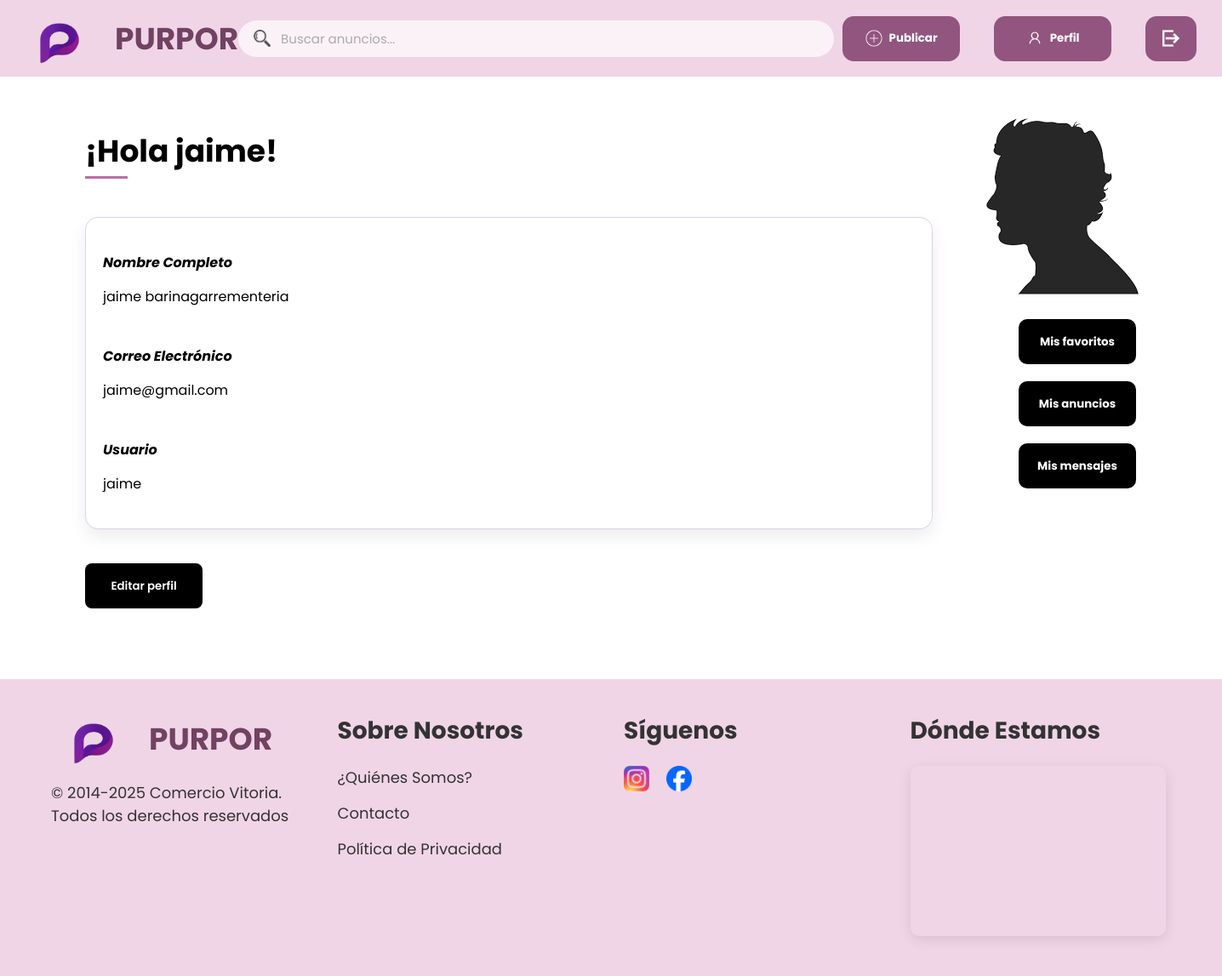
The app's page /programa/index.php?controller=UsuariosController&accion=perfil (signed in) with its own data.
### tables this page shows
CREATE TABLE IF NOT EXISTS `usuarios` (
  `id` int NOT NULL AUTO_INCREMENT,
  `user_name` varchar(255) NOT NULL,
  `password` varchar(500) NOT NULL,
  `nombre` varchar(255) NOT NULL,
  `apellidos` varchar(255) NOT NULL,
  `email` varchar(255) NOT NULL,
  `fecha_nacimiento` date NOT NULL,
  `tipo_usuario` enum('usuario','admin') NOT NULL DEFAULT 'usuario',
  `telefono` varchar(20) DEFAULT NULL,
  PRIMARY KEY (`id`),
  UNIQUE KEY `user_name` (`user_name`)
);

### programa/controllers/BaseController.php (called while the page is built, shortened)
<?php
class BaseController {
    protected function render($view, $data = []) {
        extract($data);
        require __DIR__ . "/../views/{$view}";
    }
}

### programa/controllers/UsuariosController.php (called while the page is built, shortened)
<?php
require_once __DIR__ . '/BaseController.php';
require_once __DIR__ . '/../models/UsuariosModel.php';
class UsuariosController extends BaseController {
    public function perfil() {
        $usuario = UsuariosModel::getById($_SESSION['id']);
        $this->render('perfilUsuario.php', ['usuario' => $usuario]);
    }
}

### programa/Router.php (called while the page is built, shortened)
<?php
class Router {
    public static function dispatch() {
        $controllerName = $_GET['controller'] ?? 'ComerciosController';
        $action = $_GET['accion'] ?? 'index';
        self::loadController($controllerName, $action);
    }
    private static function loadController($controllerName, $action) {
        $controller = new $controllerName();
        $controller->$action();
    }
}

### programa/index.php (called while the page is built)
<?php
require_once 'Router.php';
Router::dispatch();

### programa/models/UsuariosModel.php (called while the page is built, shortened)
<?php
class UsuariosModel {
    public static function getById($id) {
        $dbh = Database::getConnection();
        $stmt = $dbh->prepare("SELECT *
                                FROM usuarios
                                WHERE id = :id");
        $stmt->execute([
            'id' => $id
        ]);
        return $stmt->fetch(PDO::FETCH_ASSOC);
    }
}

### programa/views/perfilUsuario.php (the view, shortened to what this page needs)
<?php
require_once __DIR__ . '/../models/UsuariosModel.php';
$usuario = UsuariosModel::getById($_SESSION['id']);
?>
<!DOCTYPE html>
<html>
<head>
    <link rel="stylesheet" href="css/perfilUsuario.css">
    <link rel="stylesheet" href="css/header.css">
    <link rel="stylesheet" href="css/registrarse.css">
    <link rel="stylesheet" href="css/iniciarSesion.css">
    <link rel="stylesheet" href="css/footerStyle.css">
    <link rel="stylesheet" href="css/tarjetas.css">
    <link rel="stylesheet" href="css/popup.css">
    <link rel="stylesheet" href="css/editarAnuncio.css">
</head>
<body>
<?php require_once 'layout/header.php'; ?>
<div id="contenedor-principal">
  <div id="info">
      <div id="div-saludo">
          <p id="saludo">¡Hola <?php echo htmlspecialchars($usuario['nombre']); ?>!</p>
      </div>
      <div id="datos">
          <p id="nombre-apellidos">
              <p class="datos">Nombre Completo</p> <?php echo htmlspecialchars($usuario['nombre'] . ' ' . $usuario['apellidos']); ?>
          </p>
          <p id="email"><p class="datos">Correo Electrónico</p> <?php echo htmlspecialchars($usuario['email']); ?></p>
          <p id="usuario"><p class="datos">Usuario</p>   <?php echo htmlspecialchars($usuario['user_name']); ?></p>
      </div>
  </div>
  <div id="imagen-botones">
    <img src="img/perfil.png" alt="">
    <?php if($usuario['tipo_usuario'] !== 'admin'): ?>
      <button class="btn-perfil" id="btn-favoritos">Mis favoritos</button>
      <button class="btn-perfil" id="btn-anuncios">Mis anuncios</button>
      <a href="index.php?controller=MensajesController&accion=mostrar"><button class="btn-perfil" id="anuncios">Mis mensajes</button></a>
    <?php else: ?>
      <button class="btn-perfil" id="abrirCrear">Crear categoría</button>
      <button class="btn-perfil" id="abrirBorrar">Borrar categoría</button>
    <?php endif; ?>
  </div>
</div>
<div id="editar-boton">
  <a href="index.php?controller=UsuariosController&accion=editar" class="btn-editar">
    <button class="btn-perfil" id="editar">Editar perfil</button>
  </a>
</div>
<?php require_once 'layout/footer.php'; ?>
</body>
</html>

### programa/css/perfilUsuario.css (style rules this page uses)
* { margin: 0; padding: 0; box-sizing: border-box; font-family: 'Poppins', sans-serif; }
#contenedor-principal { display: grid; grid-template-columns: 1fr auto; gap: 40px; margin: 40px; align-items: start; }
#saludo { font-weight: bold; font-size: 36px; color: #000; margin-bottom: 10px; position: relative; animation: slideFade 0.6s ease-out; }
#saludo::after { content: ''; position: absolute; left: 0; bottom: -5px; width: 50px; height: 3px; background-color: #BB6DA3; }
#info { display: grid; row-gap: 40px; margin-left: 60px; margin-top: 20px; }
#datos { display: grid; row-gap: 15px; background-color: #fff; padding: 25px 20px; border-radius: 15px; box-shadow: 0 8px 20px rgba(0,0,0,0.08); border: 1px solid #E0D0E8; transition: all 0.3s ease; }
.datos { font-weight: bold; font-style:italic }
#imagen-botones { display: grid; row-gap: 20px; justify-items: center; max-width: 300px; }
#imagen-botones img { border-radius: 20px; max-width: 100%; height: auto; margin-right: 35px; animation: slideFade 0.6s ease-out; transition: all 0.3s ease; }
#imagen-botones a { text-decoration: none; }
.btn-perfil { place-items: center; border: none; width: 138px; height: 53px; background-color: black; color: #fff; padding: 15px; border-radius: 10px; cursor: pointer; font-weight: bold; transition: all 0.3s ease; white-space: nowrap; }
#editar-boton { width: fit-content; margin-left: 100px; margin-bottom: 83px; }
#editar-boton a { text-decoration: none; }

### programa/css/header.css (style rules this page uses)
body { margin: 0; padding: 0; font-family: 'Poppins',sans-serif; }

### programa/css/registrarse.css (style rules this page uses)
body { margin: 0; padding: 0; }

### programa/css/iniciarSesion.css (style rules this page uses)
body { margin: 0; padding: 0; font-family: 'Poppins', sans-serif; }

### programa/css/footerStyle.css (style rules this page uses)
* { margin: 0; padding: 0; box-sizing: border-box; font-family: 'Poppins', sans-serif; }

### programa/css/tarjetas.css (style rules this page uses)
* { margin: 0; padding: 0; box-sizing: border-box; }
body { font-family: 'Poppins', sans-serif; }

### programa/css/popup.css (style rules this page uses)
* { margin: 0; padding: 0; box-sizing: border-box; }
body { font-family: 'Poppins', sans-serif; }

### programa/css/editarAnuncio.css (style rules this page uses)
* { margin: 0; padding: 0; box-sizing: border-box; font-family: 'Poppins', sans-serif; }
#crear, #añadir, #boton, #editar, #desactivar { border: none; border-radius: 8px; background-color: #000; color: white; padding: 12px 25px; font-weight: 600; cursor: pointer; transition: all 0.3s ease; }

### records on screen
usuarios: nombre "jaime", nombre+apellidos "jaime barinagarrementeria", email "jaime@gmail.com", user_name "jaime"
